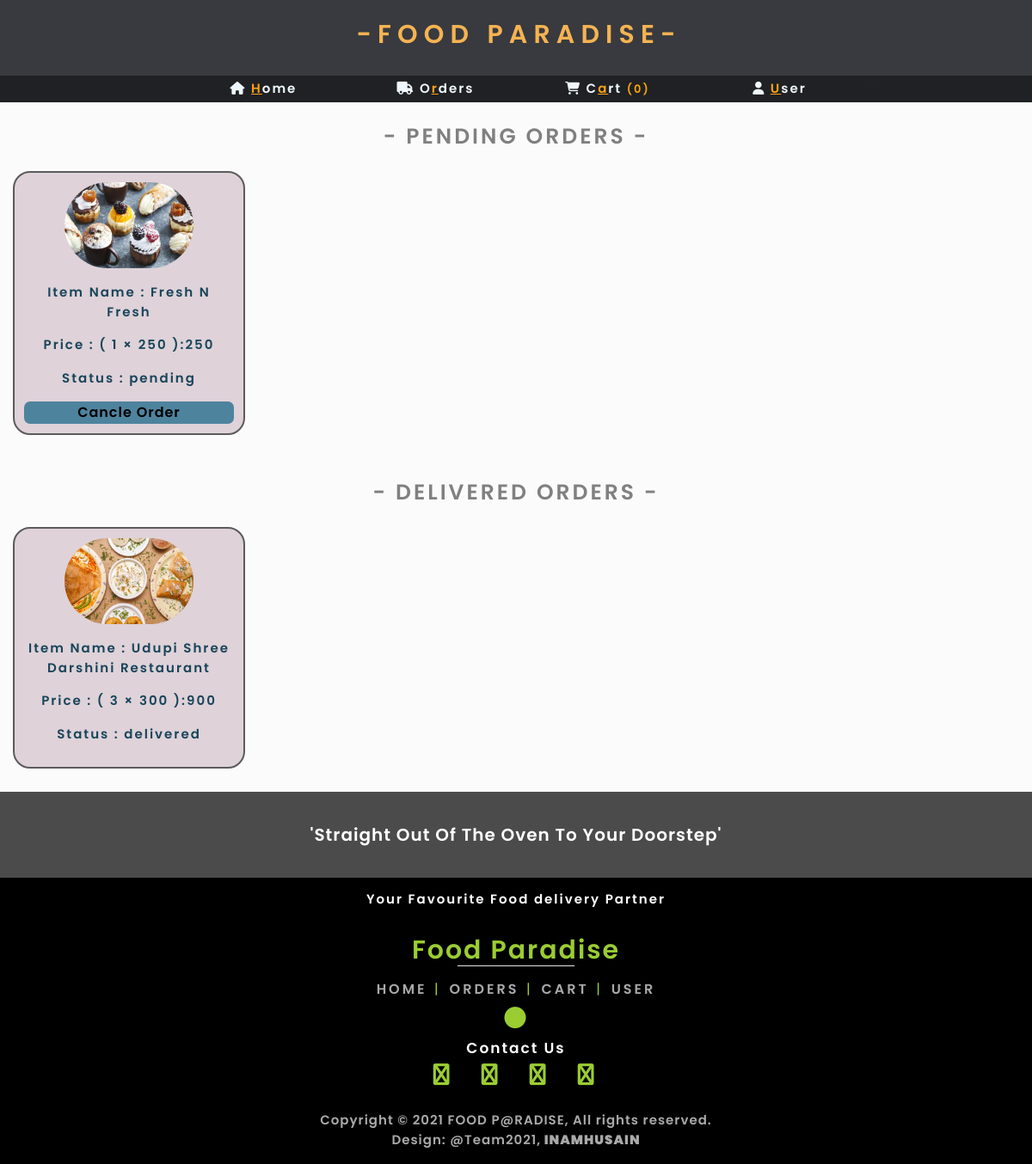
Page /User/order.php (signed in) on the committed database.
### tables this page shows
CREATE TABLE `items_master` (
  `id` int(255) NOT NULL,
  `item_photo` varchar(255) NOT NULL,
  `item_name` varchar(255) NOT NULL,
  `category` varchar(255) NOT NULL,
  `address` varchar(255) NOT NULL,
  `rating` varchar(255) NOT NULL,
  `miniutes` int(255) NOT NULL,
  `price` int(255) NOT NULL,
  `type` varchar(255) NOT NULL,
  `status` varchar(255) NOT NULL
);

CREATE TABLE `orders` (
  `id` int(255) NOT NULL,
  `user_email` varchar(255) NOT NULL,
  `product_id` int(255) NOT NULL,
  `quantity` int(255) NOT NULL,
  `status` varchar(255) NOT NULL,
  `total_price` int(255) NOT NULL
);

### User/order.php (the view, shortened to what this page needs)
<?php
$user_email = $_SESSION['user_email'];
?>
<!DOCTYPE html>
<html lang="en">
<head>
    <?php
        include '../Admin/links.php';
    ?>
    <link rel="stylesheet" href="css/orders.css">
</head>
<body onload="myfunc()">
    <?php include 'menu.php';?>
    <form method="POST">
        <div class="container-fluid">
            <div class="row justify-content-center">
                <div class="col-md-11">
                    <p class="title text-center">- PENDING ORDERS -</p>
                </div>
            </div>
            <div class="row">
                    <?php
                        $selectquery = "SELECT * FROM `orders` WHERE `user_email`='$user_email' AND `status`='pending'";
                        $query = mysqli_query($con,$selectquery);
                        while($res = mysqli_fetch_array($query))
                        {
                            $p_id = $res['product_id'];
                            $sel_query = "SELECT * FROM `items_master` WHERE `id`=$p_id";
                            $query_sel = mysqli_query($con,$sel_query);
                            while($res_id = mysqli_fetch_array($query_sel))
                            {
                                ?>
                                    <div class="col-lg-3 text-center">
                                        <div class="card_crd">
                                            <div class="row justify-content-center">
                                                <div class="col-md-12 text-center">
                                                    <img src="../Admin/<?php echo $res_id['item_photo'];?>" height="100px" width="150px" ">
                                                </div>
                                            </div>
                                            <div class="row">
                                                <div class="col-md-12">
                                                    <p>Item Name : <?php echo $res_id['item_name'];?></p>
                                                </div>
                                            </div>
                                            <div class="row">
                                                <div class="col-md-12">
                                                    <p>Price : ( <?php echo $res['quantity'];?> &#215; <?php echo $res_id['price'];?> ):<?php echo  $res['quantity']*$res_id['price'];?></p>
                                                </div>
                                            </div>
                                            <div class="row">
                                                <div class="col-md-12">
                                                    <p>Status : <?php echo $res['status'];?></p>
                                                </div>
                                            </div>
                                            <div class="row">
                                                <div class="col-md-12">
                                                    <input class="btnnn" type="submit" value="cancle order" name="submit">
                                                </div>
                                            </div>
                                        </div>
                                    </div>
                                <?php
                            }
                        }
                    ?>
            </div>
        </div>
    </form>
        <div class="container-fluid">
            <div class="row justify-content-center">
                <div class="col-md-11">
                    <p class="title text-center">- DELIVERED ORDERS -</p>
                </div>
            </div>
            <div class="row">
                    <?php
                        $selectquery = "SELECT * FROM `orders` WHERE `user_email`='$user_email' AND `status`='delivered'";
                        $query = mysqli_query($con,$selectquery);
                        while($res = mysqli_fetch_array($query))
                        {
                            $p_id = $res['product_id'];
                            $sel_query = "SELECT * FROM `items_master` WHERE `id`=$p_id";
                            $query_sel = mysqli_query($con,$sel_query);
                            while($res_id = mysqli_fetch_array($query_sel))
                            {
                                ?>
                                    <div class="col-lg-3 text-center">
                                        <div class="card_crd">
                                            <div class="row justify-content-center">
                                                <div class="col-md-12 text-center">
                                                    <img src="../Admin/<?php echo $res_id['item_photo'];?>" height="100px" width="150px" ">
                                                </div>
                                            </div>
                                            <div class="row">
                                                <div class="col-md-12">
                                                    <p>Item Name : <?php echo $res_id['item_name'];?></p>
                                                </div>
                                            </div>
                                            <div class="row">
                                                <div class="col-md-12">
                                                    <p>Price : ( <?php echo $res['quantity'];?> &#215; <?php echo $res_id['price'];?> ):<?php echo  $res['quantity']*$res_id['price'];?></p>
                                                </div>
                                            </div>
                                            <div class="row">
                                                <div class="col-md-12">
                                                    <p>Status : <?php echo $res['status'];?></p>
                                                </div>
                                            </div>
                                        </div>
                                    </div>
                                <?php
                            }
                        }
                    ?>
            </div>
        </div>
        <?php include 'footer.php'; ?>
</body>
</html>

### User/css/orders.css (style rules this page uses)
body { background: #E7E7E7; }
.title { margin-top: 2%; margin-bottom: 2%; letter-spacing: 3px; font-size: 25px; font-weight: 600; color: #808080; }
.card_crd { margin: auto; padding: 4%; border: 2px solid #5b5b5b; margin-bottom: 10%; color: #184559; background: #DFD2D9; border-radius: 20px; }
p { font-size: 15px; letter-spacing: 2px; font-weight: 600; }
img { border-style: none; border-radius: 91px; margin-bottom: 7%; }
.btnnn { width: 100%; border: none; text-transform: capitalize; font-weight: 600; letter-spacing: 1px; background: #4E839E; border-radius: 7px; }

### Admin/links.php (style rules this page uses)
body { font-family: 'Poppins', sans-serif !important; background: #E7E7E7; background: #e7e7e729; }

### rows in the picture
orders: quantity "1", $res['quantity']*$res_id['price'] "250", status "pending"
items_master: item_photo (picture), item_name "Fresh N Fresh", price "250"
orders: quantity "3", $res['quantity']*$res_id['price'] "900", status "delivered"
items_master: item_photo (picture), item_name "Udupi Shree Darshini Restaurant", price "300"

### other values in the picture
$count_items_cart "0"
